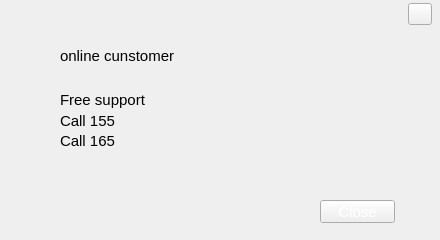
<?xml version="1.0" encoding="UTF-8"?>
<ui version="4.0">
 <class>FormSupport</class>
 <widget class="QWidget" name="FormSupport">
  <property name="windowModality">
   <enum>Qt::NonModal</enum>
  </property>
  <property name="geometry">
   <rect>
    <x>0</x>
    <y>0</y>
    <width>440</width>
    <height>240</height>
   </rect>
  </property>
  <property name="minimumSize">
   <size>
    <width>0</width>
    <height>0</height>
   </size>
  </property>
  <property name="font">
   <font>
    <pointsize>11</pointsize>
   </font>
  </property>
  <property name="windowTitle">
   <string>Form</string>
  </property>
  <property name="autoFillBackground">
   <bool>false</bool>
  </property>
  <property name="styleSheet">
   <string notr="true">QWidget#FormSupport {
border-image:url(Skin/Support.png)
}
</string>
  </property>
  <widget class="QPushButton" name="pushButtonCancel">
   <property name="geometry">
    <rect>
     <x>320</x>
     <y>200</y>
     <width>75</width>
     <height>23</height>
    </rect>
   </property>
   <property name="focusPolicy">
    <enum>Qt::NoFocus</enum>
   </property>
   <property name="styleSheet">
    <string notr="true">QPushButton{ 
border-image:url(Skin/SmallChangeableButton_1.png);
	color: rgb(255, 255, 255);
}
QPushButton:pressed{ 
border-image:url(Skin/SmallChangeableButton_3.png);
}
QPushButton:hover{
border-image:url(Skin/SmallChangeableButton_3.png);
	color: rgb(0, 0, 0);
}
QPushButton:disabled{
border-image:url(Skin/SmallChangeableButton_2.png);
	color: rgb(0, 0, 0);
}</string>
   </property>
   <property name="text">
    <string>Close</string>
   </property>
  </widget>
  <widget class="QLabel" name="labelOnlineCus">
   <property name="geometry">
    <rect>
     <x>60</x>
     <y>45</y>
     <width>281</width>
     <height>21</height>
    </rect>
   </property>
   <property name="text">
    <string>online cunstomer</string>
   </property>
  </widget>
  <widget class="QLabel" name="labelFreeSup">
   <property name="geometry">
    <rect>
     <x>60</x>
     <y>90</y>
     <width>131</width>
     <height>20</height>
    </rect>
   </property>
   <property name="text">
    <string>Free support</string>
   </property>
  </widget>
  <widget class="QLabel" name="labelAutoAns">
   <property name="geometry">
    <rect>
     <x>60</x>
     <y>110</y>
     <width>231</width>
     <height>21</height>
    </rect>
   </property>
   <property name="text">
    <string>Call 155</string>
   </property>
  </widget>
  <widget class="QLabel" name="labelOnlineAns">
   <property name="geometry">
    <rect>
     <x>60</x>
     <y>130</y>
     <width>231</width>
     <height>21</height>
    </rect>
   </property>
   <property name="text">
    <string>Call 165</string>
   </property>
  </widget>
  <widget class="QPushButton" name="pushButtonClose">
   <property name="geometry">
    <rect>
     <x>408</x>
     <y>3</y>
     <width>24</width>
     <height>22</height>
    </rect>
   </property>
   <property name="cursor">
    <cursorShape>PointingHandCursor</cursorShape>
   </property>
   <property name="focusPolicy">
    <enum>Qt::NoFocus</enum>
   </property>
   <property name="styleSheet">
    <string notr="true">QPushButton#pushButtonClose
{
	border-image: url(Skin/MainTitleClose_1.png);
}
QPushButton:hover#pushButtonClose{
	border-image: url(Skin/MainTitleClose_2.png);
}

QPushButton:pressed#pushButtonClose{
	border-image: url(Skin/MainTitleClose_3.png);
}</string>
   </property>
   <property name="text">
    <string/>
   </property>
  </widget>
  <widget class="QLabel" name="labelSupportTitle">
   <property name="geometry">
    <rect>
     <x>10</x>
     <y>10</y>
     <width>131</width>
     <height>16</height>
    </rect>
   </property>
   <property name="styleSheet">
    <string notr="true">color: rgb(255, 255, 255);</string>
   </property>
   <property name="text">
    <string/>
   </property>
  </widget>
 </widget>
 <resources/>
 <connections/>
</ui>
